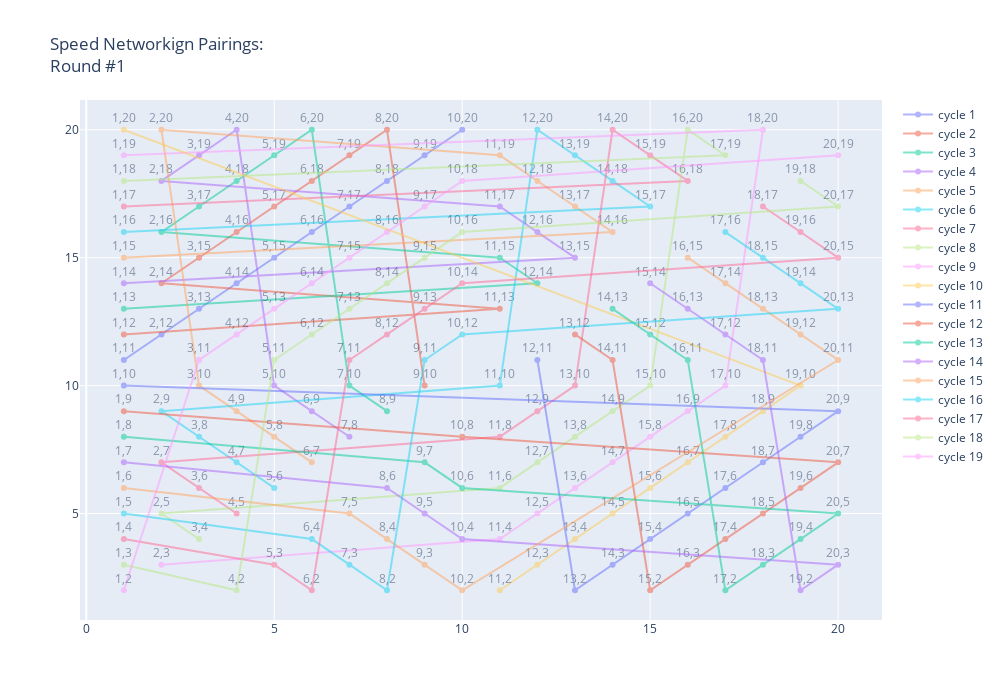

The notebook cell saved with this chart:
### Code cell
iplot({
    'data':[{'type':'scatter',
            'x': round_pairings[R][:,0],
            'y': round_pairings[R][:,1],
            'text':round_pairings[R],
             'textposition':'top center',
            'opacity':0.5,
            'mode':'markers+lines+text',
            'name':f'cycle {R}'} for R in range(1,20)],
    'layout':{'title':f"Speed Networkign Pairings:<br>Round #{R}",
             'autosize':False,
             'width':1000,
             'height':700}
})

### Figure 1 — Plotly figure (JSON) as saved in the notebook; plotly's stock layout.template omitted (floating-point values rounded to 4 significant figures)
{"data": [{"mode": "markers+lines+text", "name": "cycle 1", "opacity": 0.5, "text": [[1, 11], [2, 12], [3, 13], [4, 14], [5, 15], [6, 16], [7, 17], [8, 18], [9, 19], [10, 20]], "textposition": "top center", "type": "scatter", "visible": true, "x": [1, 2, 3, 4, 5, 6, 7, 8, 9, 10], "y": [11, 12, 13, 14, 15, 16, 17, 18, 19, 20]}, {"mode": "markers+lines+text", "name": "cycle 2", "opacity": 0.5, "text": [[1, 12], [11, 13], [2, 14], [3, 15], [4, 16], [5, 17], [6, 18], [7, 19], [8, 20], [9, 10]], "textposition": "top center", "type": "scatter", "x": [1, 11, 2, 3, 4, 5, 6, 7, 8, 9], "y": [12, 13, 14, 15, 16, 17, 18, 19, 20, 10]}, {"mode": "markers+lines+text", "name": "cycle 3", "opacity": 0.5, "text": [[1, 13], [12, 14], [11, 15], [2, 16], [3, 17], [4, 18], [5, 19], [6, 20], [7, 10], [8, 9]], "textposition": "top center", "type": "scatter", "x": [1, 12, 11, 2, 3, 4, 5, 6, 7, 8], "y": [13, 14, 15, 16, 17, 18, 19, 20, 10, 9]}, {"mode": "markers+lines+text", "name": "cycle 4", "opacity": 0.5, "text": [[1, 14], [13, 15], [12, 16], [11, 17], [2, 18], [3, 19], [4, 20], [5, 10], [6, 9], [7, 8]], "textposition": "top center", "type": "scatter", "x": [1, 13, 12, 11, 2, 3, 4, 5, 6, 7], "y": [14, 15, 16, 17, 18, 19, 20, 10, 9, 8]}, {"mode": "markers+lines+text", "name": "cycle 5", "opacity": 0.5, "text": [[1, 15], [14, 16], [13, 17], [12, 18], [11, 19], [2, 20], [3, 10], [4, 9], [5, 8], [6, 7]], "textposition": "top center", "type": "scatter", "x": [1, 14, 13, 12, 11, 2, 3, 4, 5, 6], "y": [15, 16, 17, 18, 19, 20, 10, 9, 8, 7]}, {"mode": "markers+lines+text", "name": "cycle 6", "opacity": 0.5, "text": [[1, 16], [15, 17], [14, 18], [13, 19], [12, 20], [11, 10], [2, 9], [3, 8], [4, 7], [5, 6]], "textposition": "top center", "type": "scatter", "x": [1, 15, 14, 13, 12, 11, 2, 3, 4, 5], "y": [16, 17, 18, 19, 20, 10, 9, 8, 7, 6]}, {"mode": "markers+lines+text", "name": "cycle 7", "opacity": 0.5, "text": [[1, 17], [16, 18], [15, 19], [14, 20], [13, 10], [12, 9], [11, 8], [2, 7], [3, 6], [4, 5]], "textposition": "top center", "type": "scatter", "x": [1, 16, 15, 14, 13, 12, 11, 2, 3, 4], "y": [17, 18, 19, 20, 10, 9, 8, 7, 6, 5]}, {"mode": "markers+lines+text", "name": "cycle 8", "opacity": 0.5, "text": [[1, 18], [17, 19], [16, 20], [15, 10], [14, 9], [13, 8], [12, 7], [11, 6], [2, 5], [3, 4]], "textposition": "top center", "type": "scatter", "x": [1, 17, 16, 15, 14, 13, 12, 11, 2, 3], "y": [18, 19, 20, 10, 9, 8, 7, 6, 5, 4]}, {"mode": "markers+lines+text", "name": "cycle 9", "opacity": 0.5, "text": [[1, 19], [18, 20], [17, 10], [16, 9], [15, 8], [14, 7], [13, 6], [12, 5], [11, 4], [2, 3]], "textposition": "top center", "type": "scatter", "x": [1, 18, 17, 16, 15, 14, 13, 12, 11, 2], "y": [19, 20, 10, 9, 8, 7, 6, 5, 4, 3]}, {"mode": "markers+lines+text", "name": "cycle 10", "opacity": 0.5, "text": [[1, 20], [19, 10], [18, 9], [17, 8], [16, 7], [15, 6], [14, 5], [13, 4], [12, 3], [11, 2]], "textposition": "top center", "type": "scatter", "x": [1, 19, 18, 17, 16, 15, 14, 13, 12, 11], "y": [20, 10, 9, 8, 7, 6, 5, 4, 3, 2]}, {"mode": "markers+lines+text", "name": "cycle 11", "opacity": 0.5, "text": [[1, 10], [20, 9], [19, 8], [18, 7], [17, 6], [16, 5], [15, 4], [14, 3], [13, 2], [12, 11]], "textposition": "top center", "type": "scatter", "x": [1, 20, 19, 18, 17, 16, 15, 14, 13, 12], "y": [10, 9, 8, 7, 6, 5, 4, 3, 2, 11]}, {"mode": "markers+lines+text", "name": "cycle 12", "opacity": 0.5, "text": [[1, 9], [10, 8], [20, 7], [19, 6], [18, 5], [17, 4], [16, 3], [15, 2], [14, 11], [13, 12]], "textposition": "top center", "type": "scatter", "x": [1, 10, 20, 19, 18, 17, 16, 15, 14, 13], "y": [9, 8, 7, 6, 5, 4, 3, 2, 11, 12]}, {"mode": "markers+lines+text", "name": "cycle 13", "opacity": 0.5, "text": [[1, 8], [9, 7], [10, 6], [20, 5], [19, 4], [18, 3], [17, 2], [16, 11], [15, 12], [14, 13]], "textposition": "top center", "type": "scatter", "x": [1, 9, 10, 20, 19, 18, 17, 16, 15, 14], "y": [8, 7, 6, 5, 4, 3, 2, 11, 12, 13]}, {"mode": "markers+lines+text", "name": "cycle 14", "opacity": 0.5, "text": [[1, 7], [8, 6], [9, 5], [10, 4], [20, 3], [19, 2], [18, 11], [17, 12], [16, 13], [15, 14]], "textposition": "top center", "type": "scatter", "x": [1, 8, 9, 10, 20, 19, 18, 17, 16, 15], "y": [7, 6, 5, 4, 3, 2, 11, 12, 13, 14]}, {"mode": "markers+lines+text", "name": "cycle 15", "opacity": 0.5, "text": [[1, 6], [7, 5], [8, 4], [9, 3], [10, 2], [20, 11], [19, 12], [18, 13], [17, 14], [16, 15]], "textposition": "top center", "type": "scatter", "x": [1, 7, 8, 9, 10, 20, 19, 18, 17, 16], "y": [6, 5, 4, 3, 2, 11, 12, 13, 14, 15]}, {"mode": "markers+lines+text", "name": "cycle 16", "opacity": 0.5, "text": [[1, 5], [6, 4], [7, 3], [8, 2], [9, 11], [10, 12], [20, 13], [19, 14], [18, 15], [17, 16]], "textposition": "top center", "type": "scatter", "x": [1, 6, 7, 8, 9, 10, 20, 19, 18, 17], "y": [5, 4, 3, 2, 11, 12, 13, 14, 15, 16]}, {"mode": "markers+lines+text", "name": "cycle 17", "opacity": 0.5, "text": [[1, 4], [5, 3], [6, 2], [7, 11], [8, 12], [9, 13], [10, 14], [20, 15], [19, 16], [18, 17]], "textposition": "top center", "type": "scatter", "x": [1, 5, 6, 7, 8, 9, 10, 20, 19, 18], "y": [4, 3, 2, 11, 12, 13, 14, 15, 16, 17]}, {"mode": "markers+lines+text", "name": "cycle 18", "opacity": 0.5, "text": [[1, 3], [4, 2], [5, 11], [6, 12], [7, 13], [8, 14], [9, 15], [10, 16], [20, 17], [19, 18]], "textposition": "top center", "type": "scatter", "x": [1, 4, 5, 6, 7, 8, 9, 10, 20, 19], "y": [3, 2, 11, 12, 13, 14, 15, 16, 17, 18]}, {"mode": "markers+lines+text", "name": "cycle 19", "opacity": 0.5, "text": [[1, 2], [3, 11], [4, 12], [5, 13], [6, 14], [7, 15], [8, 16], [9, 17], [10, 18], [20, 19]], "textposition": "top center", "type": "scatter", "x": [1, 3, 4, 5, 6, 7, 8, 9, 10, 20], "y": [2, 11, 12, 13, 14, 15, 16, 17, 18, 19]}], "layout": {"autosize": false, "height": 700, "title": {"text": "Speed Networkign Pairings:<br>Round #1"}, "width": 1000, "xaxis": {"autorange": true, "range": [-0.1671, 21.17], "type": "linear"}, "yaxis": {"autorange": true, "range": [0.8371, 21.16], "type": "linear"}}}
